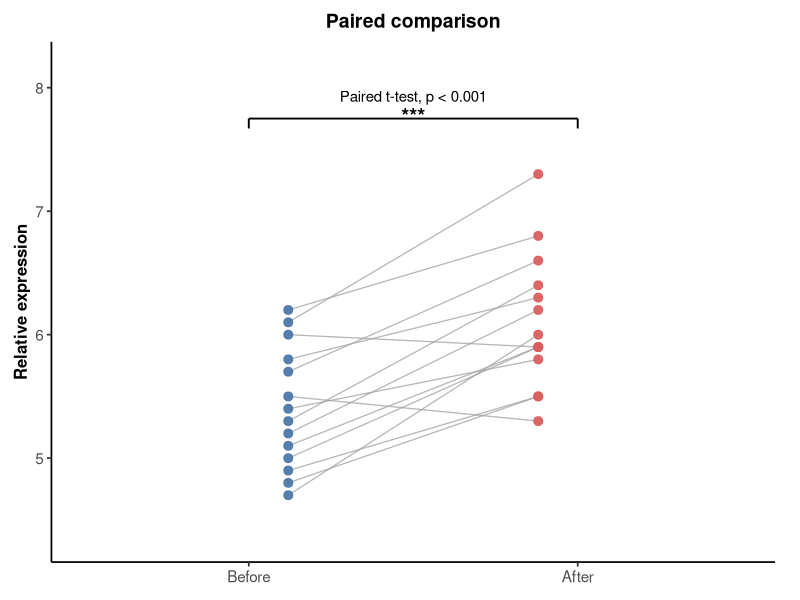
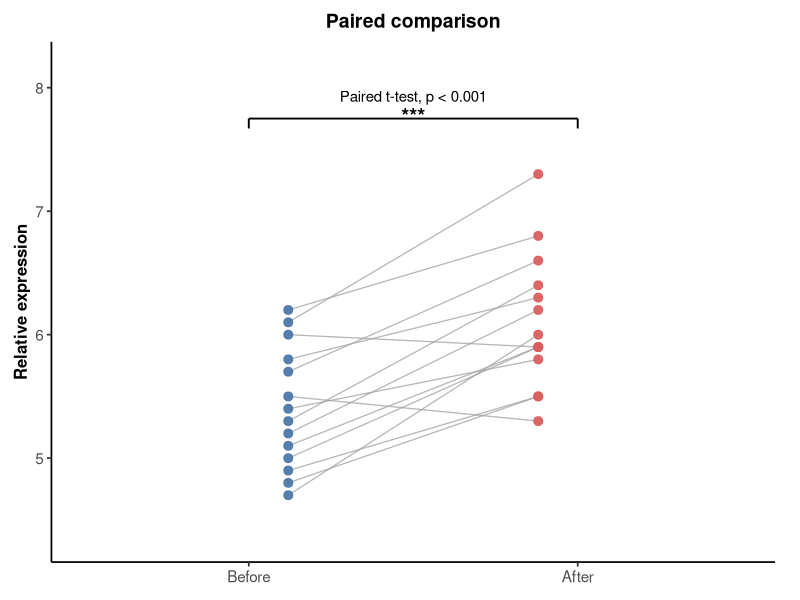
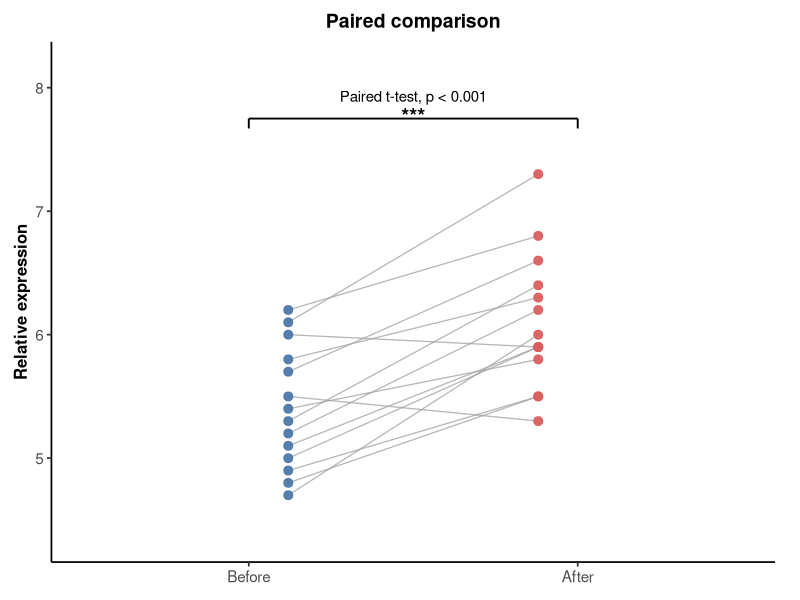

The R script that drew these images, in order:
library(ggplot2)
library(dplyr)
library(tidyr)

set.seed(20260418)

# ============================================================
# 函数：只画 散点 + 配对连线 + 显著性（无箱体）
# ============================================================
plot_points_only_paired <- function(data,
                                    id_col = "id",
                                    group_col = "group",
                                    value_col = "value",
                                    group_levels = c("Before", "After"),
                                    title = "Paired comparison",
                                    y_label = "Relative expression",
                                    output_prefix = NULL,
                                    point_offsets = c(Before = 0.18, After = -0.18),
                                    base_size = 13) {
  
  df <- data %>%
    transmute(
      id = .data[[id_col]],
      group = factor(.data[[group_col]], levels = group_levels),
      value = .data[[value_col]]
    )
  
  g1 <- group_levels[1]
  g2 <- group_levels[2]
  
  test_df <- df %>%
    select(id, group, value) %>%
    pivot_wider(names_from = group, values_from = value)
  
  paired_test <- t.test(test_df[[g1]], test_df[[g2]], paired = TRUE)
  p_value <- paired_test$p.value
  
  p_label <- if (p_value < 0.001) {
    "Paired t-test, p < 0.001"
  } else {
    paste0("Paired t-test, p = ", format.pval(p_value, digits = 3, eps = 0.001))
  }
  
  sig_label <- dplyr::case_when(
    p_value < 0.001 ~ "***",
    p_value < 0.01 ~ "**",
    p_value < 0.05 ~ "*",
    TRUE ~ "ns"
  )
  
  # 散点位置
  point_df <- df %>%
    mutate(
      point_x = ifelse(group == g1, 1 + point_offsets[[g1]], 2 + point_offsets[[g2]])
    )
  
  max_y <- max(df$value)
  min_y <- min(df$value)
  star_y <- max_y + 0.45
  ptext_y <- star_y + 0.18
  plot_top <- ptext_y + 0.25
  
  point_colors <- c(Before = "#4C78A8", After = "#D95F5F")
  
  # ================== 核心：只画散点 + 连线 ==================
  p <- ggplot() +
    # 配对连线
    geom_line(
      data = point_df,
      aes(x = point_x, y = value, group = id),
      color = "#A0A0A0",
      alpha = 0.75,
      linewidth = 0.45
    ) +
    # 散点
    geom_point(
      data = point_df,
      aes(x = point_x, y = value, color = group),
      size = 2.7,
      alpha = 0.95
    ) +
    # 显著性标注
    annotate("segment", x = 1, xend = 2, y = star_y, yend = star_y, linewidth = 0.65) +
    annotate("segment", x = 1, xend = 1, y = star_y-0.08, yend = star_y, linewidth=0.65) +
    annotate("segment", x = 2, xend = 2, y = star_y-0.08, yend = star_y, linewidth=0.65) +
    annotate("text", x=1.5, y=star_y+0.02, label=sig_label, size=5.3, fontface="bold") +
    annotate("text", x=1.5, y=ptext_y, label=p_label, size=3.8) +
    
    scale_x_continuous(breaks = c(1, 2), labels = c(g1, g2), limits = c(0.5, 2.5)) +
    scale_color_manual(values = point_colors[group_levels]) +
    labs(x = NULL, y = y_label, title = title) +
    coord_cartesian(ylim = c(min_y - 0.35, plot_top), clip = "off") +
    theme_classic(base_size = base_size) +
    theme(
      plot.title = element_text(hjust = 0.5, face = "bold", size=14),
      axis.title.y = element_text(face="bold", size=12),
      axis.text = element_text(size=11),
      legend.position = "none",
      plot.margin = margin(10,18,10,10)
    )
  
  if (!is.null(output_prefix)) {
    ggsave(paste0(output_prefix, "_points_only.png"), p, width=3, height=4.2, dpi=600, bg="white")
    ggsave(paste0(output_prefix, "_points_only.pdf"), p, width=3, height=4.2, bg="white")
  }
  
  return(p)
}

# ============================================================
# 数据 & 调用
# ============================================================
n <- 14
id <- paste0("S", sprintf("%02d", 1:n))
before <- c(5.2, 4.8, 5.5, 6.1, 5.7, 4.9, 5.3, 6.0, 5.1, 5.8, 4.7, 5.4, 6.2, 5.0)
delta  <- c(1.0, 0.7, -0.2, 1.2, 0.9, 0.6, 1.1, -0.1, 0.8, 0.5, 1.3, 0.4, 0.6, 0.9)
after  <- before + delta

wide_df <- data.frame(id = id, Before = before, After = after)
long_df <- wide_df %>%
  pivot_longer(cols = c(Before, After), names_to = "group", values_to = "value") %>%
  mutate(group = factor(group, levels = c("Before", "After")))

# 调用画图（只有散点）
p <- plot_points_only_paired(
  data = long_df,
  point_offsets = c(Before = 0.12, After = -0.12),  # 散点位置不变
  output_prefix = "Figure3-1"
)

print(p)
